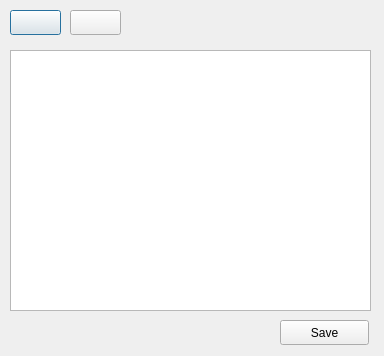
<?xml version="1.0" encoding="UTF-8"?>
<ui version="4.0">
 <class>colourManagerDialog</class>
 <widget class="QDialog" name="colourManagerDialog">
  <property name="geometry">
   <rect>
    <x>0</x>
    <y>0</y>
    <width>384</width>
    <height>356</height>
   </rect>
  </property>
  <property name="windowTitle">
   <string>Colour palettes</string>
  </property>
  <widget class="QListWidget" name="listWidget">
   <property name="geometry">
    <rect>
     <x>10</x>
     <y>50</y>
     <width>361</width>
     <height>261</height>
    </rect>
   </property>
  </widget>
  <widget class="QPushButton" name="addButton">
   <property name="geometry">
    <rect>
     <x>10</x>
     <y>10</y>
     <width>51</width>
     <height>25</height>
    </rect>
   </property>
   <property name="text">
    <string/>
   </property>
   <property name="icon">
    <iconset theme="add">
     <normaloff>.</normaloff>.</iconset>
   </property>
  </widget>
  <widget class="QPushButton" name="removeButton">
   <property name="geometry">
    <rect>
     <x>70</x>
     <y>10</y>
     <width>51</width>
     <height>25</height>
    </rect>
   </property>
   <property name="text">
    <string/>
   </property>
   <property name="icon">
    <iconset theme="remove">
     <normaloff>.</normaloff>.</iconset>
   </property>
  </widget>
  <widget class="QPushButton" name="pushButton">
   <property name="geometry">
    <rect>
     <x>280</x>
     <y>320</y>
     <width>89</width>
     <height>25</height>
    </rect>
   </property>
   <property name="text">
    <string>Save</string>
   </property>
  </widget>
 </widget>
 <resources/>
 <connections/>
</ui>
